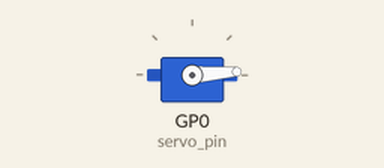
The program below on a simulated Raspberry Pi Pico running MicroPython. On the bench: servo. Servo angles are drawn from the pulse width (0.5 ms = 0°, 2.5 ms = 180°).

Above: at 0.05 s.
At 3.0 s:
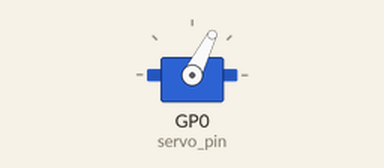
At 6.0 s:
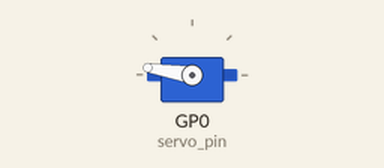
Timing chart, 0 to 7.8 s (numbered marks = the images above):
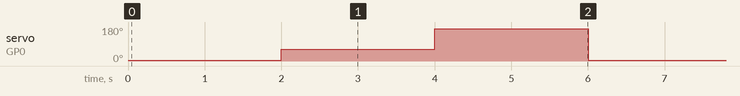

The program:

Control_Servo_Motor_PWM.py
```python
# Rui Santos & Sara Santos - Random Nerd Tutorials
# Complete project details at https://RandomNerdTutorials.com/raspberry-pi-pico-servo-motor-micropython/

from machine import Pin, PWM
from time import sleep

# Set up PWM Pin for servo control
servo_pin = machine.Pin(0)
servo = PWM(servo_pin)

# Set Duty Cycle for Different Angles
max_duty = 7864
min_duty = 1802
half_duty = int(max_duty/2)

#Set PWM frequency
frequency = 50
servo.freq (frequency)

try:
    while True:
        #Servo at 0 degrees
        servo.duty_u16(min_duty)
        sleep(2)
        #Servo at 90 degrees
        servo.duty_u16(half_duty)
        sleep(2)
        #Servo at 180 degrees
        servo.duty_u16(max_duty)
        sleep(2)

except KeyboardInterrupt:
    print("Keyboard interrupt")
    # Turn off PWM
    servo.deinit()
```

Measured:
- by itself, servo on GP0 (servo_pin): repeats every 6.0 s: 171° 2.0 s, 4° 2.0 s, 63° 2.0 s
